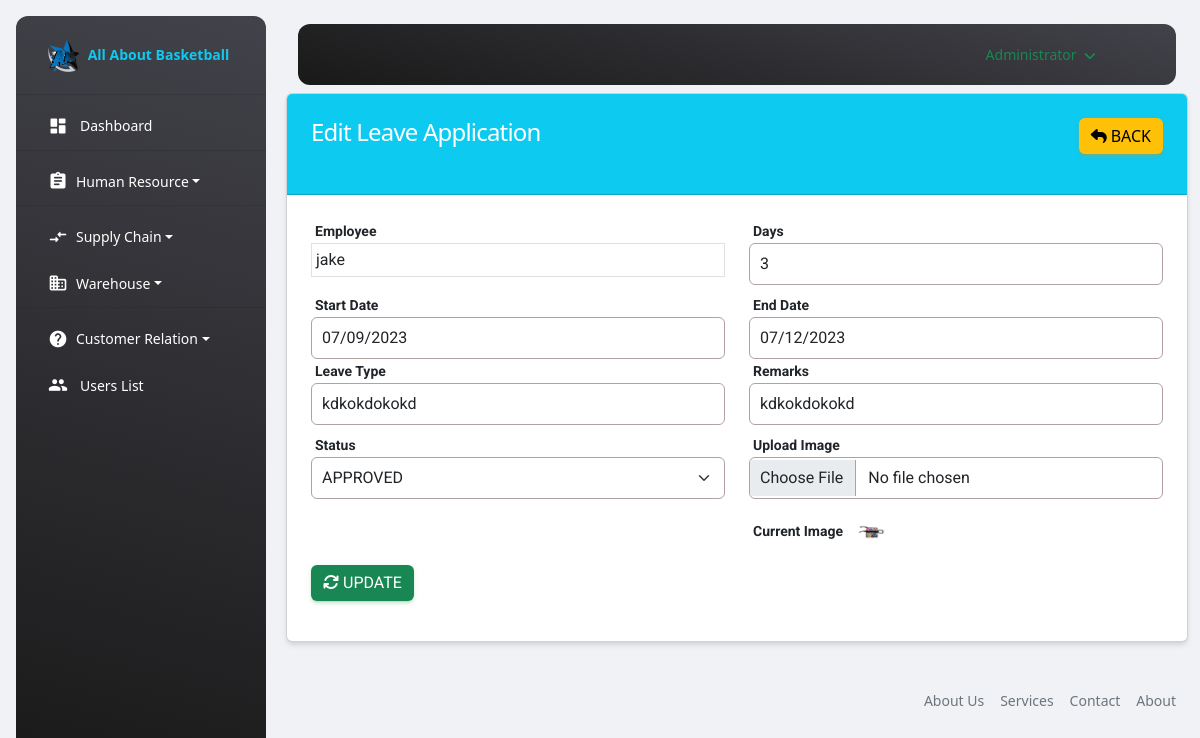
The page /admin/edit-leave.php?id=12 (signed in) on the database its author committed.
### tables this page shows
CREATE TABLE `app_leave` (
  `id` int(11) NOT NULL,
  `leave_id` int(11) NOT NULL,
  `emp_name` text NOT NULL,
  `days` int(11) NOT NULL,
  `start_date` date NOT NULL DEFAULT current_timestamp(),
  `end_date` date NOT NULL DEFAULT current_timestamp(),
  `leave_type` mediumtext NOT NULL,
  `image` varchar(255) NOT NULL,
  `remarks` mediumtext NOT NULL,
  `status` mediumtext NOT NULL,
  `created_at` timestamp NOT NULL DEFAULT current_timestamp()
);

### functions/myfunctions.php (called while the page is built, shortened)
<?php
include('../config/dbcon.php');
function getByID($table, $id)
{
    global $con;
    $query = "SELECT * FROM $table WHERE id = '$id'";
    return $query_run = mysqli_query($con, $query);
    exit();
}
?>

### admin/edit-leave.php (the view, shortened to what this page needs)
<?php
include('includes/header.php');
?>
<div class="container">
    <div class="row">
       <div class="col-md-12">
           <?php
            if(isset($_GET['id']))
            {
                $id = $_GET['id'];
                $leaves = getByID("app_leave", $id);
                if(mysqli_num_rows($leaves) > 0)
                {
                    $data = mysqli_fetch_array($leaves);
                    ?>
                        <div class="card">
                            <div class="card-header bg-info">
                                <h4 class="text-white">Edit Leave Application
                                    <a href="leave.php" class = "btn btn-warning float-end"><i class="fa fa-reply me-1"></i>Back</a>
                                </h4>
                            </div>
                            <div class="card-body">
                            <form action="code.php" method="POST" enctype="multipart/form-data">
                                <div class="row">
                                            <div class="col-md-6">
                                                <label class ="mb-0 text-dark fw-bold" for=""> Employee</label>
                                                <div class="border p-1 text-dark">
                                                    <?= $data['emp_name']; ?>
                                                </div>
                                            </div>
                            <div class="col-md-6">
                                <label class="mb-0 text-dark fw-bold" for="">Days</label>
                                <input readonly type="number" name="days" id="days" value = "<?= $data['days'];?>" placeholder="Enter Days" class="form-control mb-2" autocomplete="off" onkeypress="return event.charCode >= 48 && event.charCode <= 57">
                            </div>
                            <div class="col-md-6">
                                 <label class="mb-0 text-dark fw-bold" for=""> Start Date</label>
                                <br>
                                 <input readonly type="date" name="select_date" value = "<?= $data['start_date'];?>" id="app-date" class="form-control">
                             </div>
                            <div class="col-md-6">
                                 <label class="mb-0 text-dark fw-bold" for=""> End Date</label>
                                <br>
                                 <input readonly type="date" name="end_date" id="app-end-date" value = "<?= $data['end_date'];?>" class="form-control">
                            </div>
                            <div class="col-md-6">
                                        <label class="mb-0 text-dark fw-bold" for="">Leave Type</label>
                                        <input type="text" readonly name="leave_type"  value = "<?= $data['leave_type'];?>" class="form-control mb-2" autocomplete="off" pattern="[A-Za-z\s]+" title="Please enter alphabetic characters only (whitespace allowed)" oninput="this.value = this.value.replace(/[^A-Za-z\s]/g, '')">
                                    </div>
                            <div class="col-md-6">
                                        <label class="mb-0 text-dark fw-bold" for="">Remarks</label>
                                        <input type="text" readonly name="leave_type"  value = "<?= $data['remarks'];?>" class="form-control mb-2" autocomplete="off" pattern="[A-Za-z\s]+" title="Please enter alphabetic characters only (whitespace allowed)" oninput="this.value = this.value.replace(/[^A-Za-z\s]/g, '')">
                            </div>
                        <div class="col-md-6">
                            <label class="mb-0 text-dark fw-bold" for="t">Status</label>
                            <select id="" name="leave_status" class="form-select mb-2">
                                    <option readonly selected hidden><?= $data['status'];?></option>
                                </select>
                        </div>
                            <div class="col-md-6">
                                <label class ="mb-0 text-dark fw-bold" for="">Upload Image</label>
                                <input type="file" name = "image" class="form-control mb-2"></textarea>
                                <label class ="mb-0 text-dark fw-bold" for="">Current Image</label>
                                <img src="../uploads/<?= $data['image'];?>" alt="Product image" height="50px" width="50px">
                            </div>
                                    <div class="col-md-12 mt-2">
                                        <button type = "submit" class = "btn btn-success" name = "update_leave_btn"><i class="fa fa-refresh me-1"></i>Update</button>
                                    </div>
                                    </form>
                            </div>
                        </div>
                    <?php
                }
                else
                {
                   echo "Product not found";
                }
            }
            else
            {
               echo "Id missing from url";
            }
           ?>
       </div>
    </div>
</div>
    <?php include('includes/footer.php'); ?>

### admin/includes/header.php (style rules this page uses)
.form-control { border: 1px solid #b3a1a1 !important; padding: 8px 10px; }
.form-select { border: 1px solid #b3a1a1 !important; padding: 8px 10px; }

### rows shown on the page
app_leave: emp_name "jake", days "3", select_date "07/09/2023", end_date "07/12/2023", leave_type "kdkokdokokd", leave_status "APPROVED", image (picture)

### other values the page prints
$_SESSION['auth_user']['name'] "Administrator"
